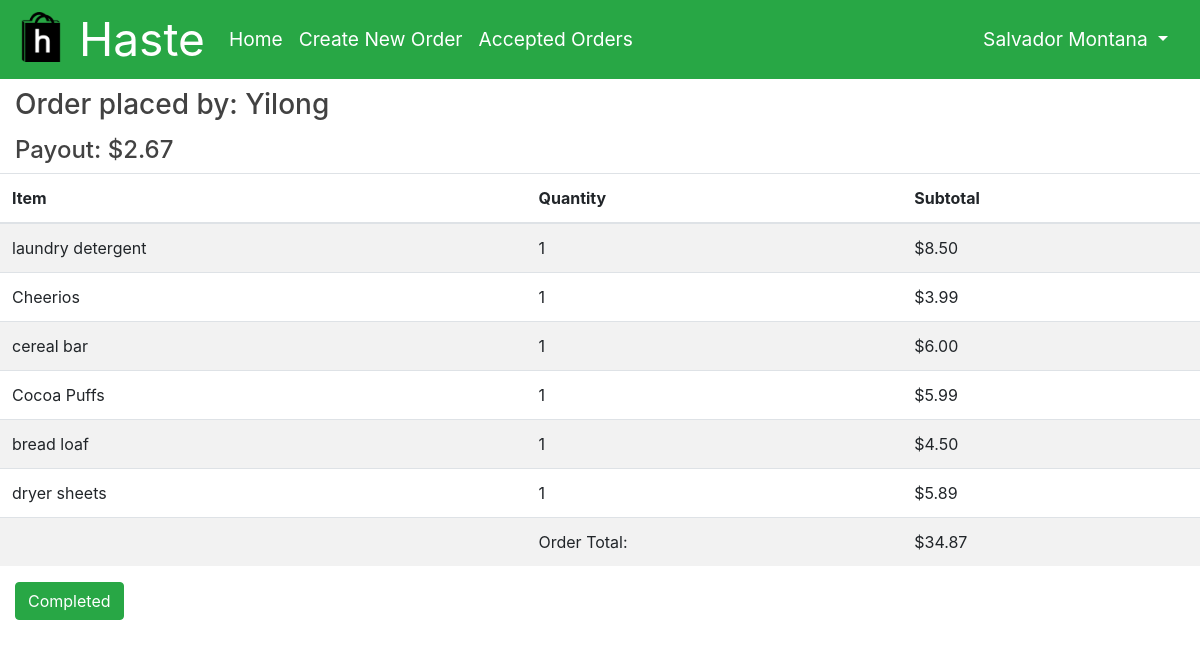
/order/2 (signed in), run on the app's committed database.
### app/models.py (models this page shows, shortened)
class User(UserMixin, db.Model):
    id = db.Column(db.Integer, primary_key=True)
    phone = db.Column(db.String(10), index=True, unique=True)
    email = db.Column(db.String(128), index=True, unique=True)
    password_hash = db.Column(db.String(128))
    first_name = db.Column(db.String(48))
    last_name = db.Column(db.String(48))
    school = db.Column(db.String(128), index=True)
    orders = db.relationship('Order', foreign_keys='[Order.placed_by]', backref='author', lazy='dynamic', cascade="save-update")
    completed_orders = db.relationship('Order', foreign_keys='[Order.accepted_by]', backref='shopper', lazy='dynamic', cascade="save-update")
    balance = db.Column(db.Float, default=0)

class Content(db.Model):
    order_id = db.Column(db.Integer, db.ForeignKey('order.id'), primary_key=True)
    item_id = db.Column(db.Integer, db.ForeignKey('item.id'), primary_key=True)
    quantity = db.Column(db.Integer, default=1)

class Item(db.Model):
    id = db.Column(db.Integer, unique=True, primary_key=True)
    name = db.Column(db.String(128), unique=True, index=True)
    price = db.Column(db.Float)
    in_content = db.relationship('Content', backref='item', lazy='dynamic')

### app/main/routes.py (the view, shortened to what this page needs)
@bp.route('/order/<int:id>', methods=['GET', 'POST'])
@login_required
def order(id):
    order = Order.query.filter_by(id=id).first_or_404()
    items = db.engine.execute("SELECT item.name, item.price, quantity FROM content JOIN item ON content.item_id=item.id WHERE content.order_id=:val", {'val': order.id})
    user = User.query.filter_by(id=order.placed_by).first()
    sum = get_total_price(order)
    payout = get_payout(sum)
    return render_template('order.html', order=order, payout=payout, user=user, items = items, sum=sum)

### app/main/routes.py (called while the page is built)
def get_total_price(order):
    price = db.engine.execute("SELECT ROUND(SUM(content.quantity * item.price), 2) as sum FROM content JOIN item ON content.item_id=item.id WHERE order_id=:val", {'val': order.id})
    sum = 0
    for row in price:
        sum = row['sum']
    return sum

def get_payout(total):
    return total*.0335 + 1.5

### app/models.py (called while the page is built)
@login.user_loader
def load_user(id):
    return User.query.get(int(id))

### app/templates/order.html
{% extends "base.html" %}
{% block content %}
<div class="container-fluid">
    <div class="row">
        <div class="col">
            <h3>Order placed by: {{ order.author.first_name }}</h3>
            <h4>Payout: {{ "$%.2f"|format(payout) }}</h3>
        </div>
    </div>
</div>
<table class="table table-striped">
    <thead>
        <tr>
            <th scope="col">Item</th>
            <th scope="col">Quantity</th>
            <th scope="col">Subtotal</th>
        </tr>
    </thead>
    <tbody>
        {% for item in items %}
        <tr>
            <td scope="row">{{ item[0] }}</td>
            <td scope="row">{{ item[2] }}</td>
            <td scope="row">{{ "$%.2f"|format(item[1]*item[2]) }}</td>
        </tr>
        {% endfor %}
        <tr>
            <td></td>
            <td>Order Total:</td>
            <td>${{ sum }}</td>
    </tbody>
</table>
<div class="col-md-4 m-*-auto">
    {% if order.accepted_by==None %}
    <form method="POST">
        <input type=hidden name="order_id" value="{{ order.id }}">
        <button type="submit" class="btn btn-success">Accept Order</button>
    </form>
    {% else %}
    <a href="{{ url_for('main.complete_order', id=order.id) }}" class="btn btn-success">Completed</a>
    {% endif %}
</div>
{% endblock %}

### app/templates/base.html (shortened to what this page needs)
<!DOCTYPE html>
<html>
<head>
    <link href="https://stackpath.bootstrapcdn.com/bootstrap/4.1.3/css/bootstrap.min.css" rel="stylesheet">
    <link rel="stylesheet" type="text/css" href= "{{ url_for('static',filename='styles.css') }}">
</head>
<body>
    <nav class="navbar navbar-expand-lg navbar-dark bg-success">
        <a class="navbar-brand" href="{{ url_for('main.home') }}">
            <img src="{{ url_for('static',filename='logo.png') }}" width="50" height="50" alt="">
            Haste
        </a>
        <div class="collapse navbar-collapse" id="navbarSupportedContent">
            <ul class="navbar-nav mr-auto">
                <li class="nav-item active">
                    <a class="nav-link" href="{{ url_for('main.home') }}">Home<span class="sr-only">(current)</span></a>
                </li>
                <li class="nav-item active">
                    <a class="nav-link" href="{{ url_for('main.new_order') }}">Create New Order<span class="sr-only">(current)</span></a>
                </li>
                <li class="nav-item active">
                        <a class="nav-link" href="{{ url_for('main.accepted_orders') }}">Accepted Orders<span class="sr-only">(current)</span></a>
                </li>
            </ul>
            <div class="nav-item dropdown">
                <a class="nav-link dropdown-toggle text-white" href="#" id="navbarDropdown" role="button" data-toggle="dropdown" aria-haspopup="true" aria-expanded="false">
                    {{ current_user.first_name }} {{ current_user.last_name }}
                </a>
            </div>
        </div>
    </nav>
    {% block content %}{% endblock %}
</body>

### app/static/styles.css (style rules this page uses)
.btn-success { color: white !important; }
h1, h2, h3, h4, h5, h6 { color: #424242; padding-top: .3em; }
.navbar { padding: 0 1rem; font-size: 1.2rem; }
.navbar-brand { font-size: 2.4em !important; }
nav img { position: relative !important; bottom: 6px !important; }

### data on the page
User: first_name "Salvador", last_name "Montana"
User: author.first_name "Yilong"
Content: name "laundry detergent", quantity "1"
Item: item[1]*item[2] "$8.50"
Content: name "Cheerios", quantity "1"
Item: item[1]*item[2] "$3.99"
Content: name "cereal bar", quantity "1"
Item: item[1]*item[2] "$6.00"
Content: name "Cocoa Puffs", quantity "1"
Item: item[1]*item[2] "$5.99"
Content: name "bread loaf", quantity "1"
Item: item[1]*item[2] "$4.50"
Content: name "dryer sheets", quantity "1"
Item: item[1]*item[2] "$5.89"

### other printed values
{{ "$%.2f"|format(payout) }} "$2.67"
{{ sum }} "34.87"
